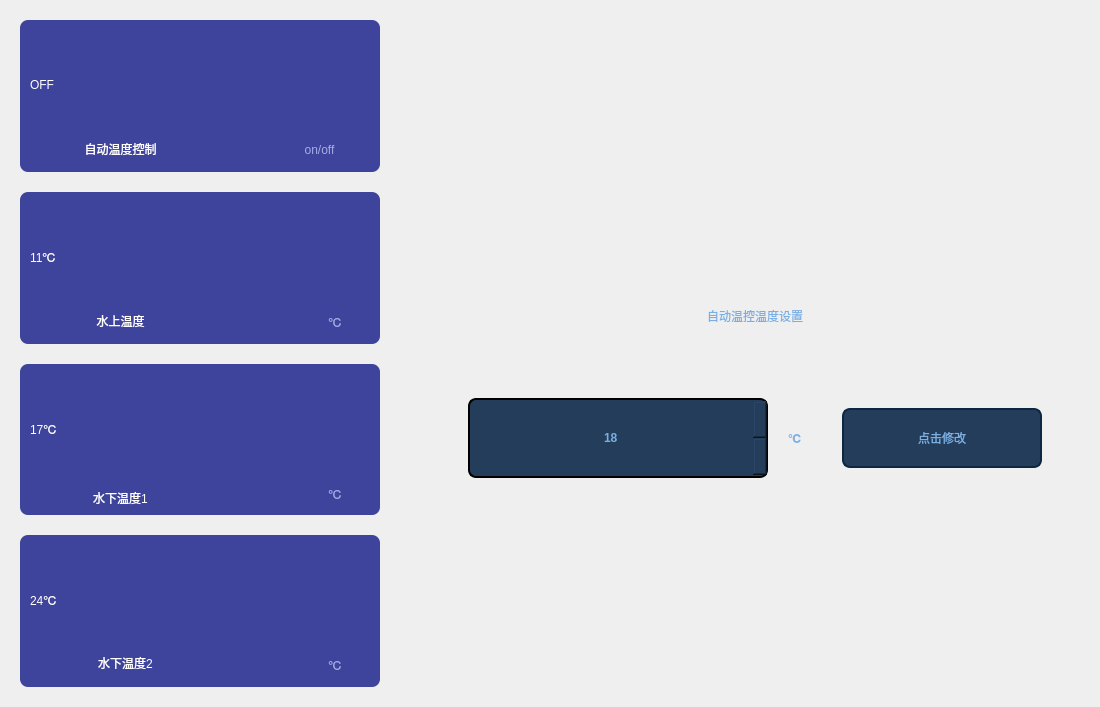
                   <widget class="QWidget" name="WDpage">
                    <layout class="QHBoxLayout" name="horizontalLayout_18">
                     <property name="spacing">
                      <number>10</number>
                     </property>
                     <property name="leftMargin">
                      <number>0</number>
                     </property>
                     <property name="topMargin">
                      <number>0</number>
                     </property>
                     <property name="rightMargin">
                      <number>0</number>
                     </property>
                     <property name="bottomMargin">
                      <number>0</number>
                     </property>
                     <item>
                      <widget class="QWidget" name="WDleftWidget" native="true">
                       <property name="minimumSize">
                        <size>
                         <width>400</width>
                         <height>0</height>
                        </size>
                       </property>
                       <property name="maximumSize">
                        <size>
                         <width>400</width>
                         <height>16777215</height>
                        </size>
                       </property>
                       <layout class="QVBoxLayout" name="verticalLayout_19">
                        <property name="spacing">
                         <number>20</number>
                        </property>
                        <property name="leftMargin">
                         <number>20</number>
                        </property>
                        <property name="topMargin">
                         <number>20</number>
                        </property>
                        <property name="rightMargin">
                         <number>20</number>
                        </property>
                        <property name="bottomMargin">
                         <number>20</number>
                        </property>
                        <item>
                         <widget class="QWidget" name="tempAutoWidget" native="true">
                          <property name="minimumSize">
                           <size>
                            <width>360</width>
                            <height>150</height>
                           </size>
                          </property>
                          <property name="styleSheet">
                           <string notr="true">QWidget
{
background-color: rgb(62,67,156);
border-radius:8px;
}</string>
                          </property>
                          <widget class="QLabel" name="tempAutoName">
                           <property name="geometry">
                            <rect>
                             <x>10</x>
                             <y>108</y>
                             <width>181</width>
                             <height>41</height>
                            </rect>
                           </property>
                           <property name="autoFillBackground">
                            <bool>false</bool>
                           </property>
                           <property name="styleSheet">
                            <string notr="true">QLabel
{
font: 15pt &quot;楷体&quot; ;
color:white;
}
</string>
                           </property>
                           <property name="text">
                            <string>自动温度控制</string>
                           </property>
                           <property name="alignment">
                            <set>Qt::AlignCenter</set>
                           </property>
                          </widget>
                          <widget class="QLabel" name="tempAutoValue">
                           <property name="geometry">
                            <rect>
                             <x>10</x>
                             <y>20</y>
                             <width>301</width>
                             <height>90</height>
                            </rect>
                           </property>
                           <property name="styleSheet">
                            <string notr="true">QLabel
{
font: 40pt &quot;楷体&quot;;
color: rgb(255, 255, 255);
}</string>
                           </property>
                           <property name="text">
                            <string>OFF</string>
                           </property>
                           <property name="alignment">
                            <set>Qt::AlignLeading|Qt::AlignLeft|Qt::AlignVCenter</set>
                           </property>
                          </widget>
                          <widget class="QLabel" name="tempAutoUnit">
                           <property name="geometry">
                            <rect>
                             <x>249</x>
                             <y>110</y>
                             <width>101</width>
                             <height>40</height>
                            </rect>
                           </property>
                           <property name="styleSheet">
                            <string notr="true">QLabel
{
font: 16pt &quot;楷体&quot;;
color: rgb(166,173,232);
}</string>
                           </property>
                           <property name="text">
                            <string>on/off</string>
                           </property>
                           <property name="alignment">
                            <set>Qt::AlignCenter</set>
                           </property>
                          </widget>
                         </widget>
                        </item>
                        <item>
                         <widget class="QWidget" name="tempWidget" native="true">
                          <property name="minimumSize">
                           <size>
                            <width>360</width>
                            <height>150</height>
                           </size>
                          </property>
                          <property name="styleSheet">
                           <string notr="true">#tempWidget
{
background-color: rgb(62,67,156);
border-radius:8px;
}</string>
                          </property>
                          <widget class="QLabel" name="tempName">
                           <property name="geometry">
                            <rect>
                             <x>10</x>
                             <y>108</y>
                             <width>181</width>
                             <height>41</height>
                            </rect>
                           </property>
                           <property name="autoFillBackground">
                            <bool>false</bool>
                           </property>
                           <property name="styleSheet">
                            <string notr="true">#tempName
{
font: 15pt &quot;楷体&quot; ;
color:white;
}
</string>
                           </property>
                           <property name="text">
                            <string>水上温度</string>
                           </property>
                           <property name="alignment">
                            <set>Qt::AlignCenter</set>
                           </property>
                          </widget>
                          <widget class="QLabel" name="tempValue">
                           <property name="geometry">
                            <rect>
                             <x>10</x>
                             <y>20</y>
                             <width>321</width>
                             <height>90</height>
                            </rect>
                           </property>
                           <property name="styleSheet">
                            <string notr="true">#tempValue
{
font: 40pt &quot;楷体&quot;;
color: rgb(255, 255, 255);
}</string>
                           </property>
                           <property name="text">
                            <string>11℃</string>
                           </property>
                           <property name="alignment">
                            <set>Qt::AlignLeading|Qt::AlignLeft|Qt::AlignVCenter</set>
                           </property>
                          </widget>
                          <widget class="QLabel" name="tempUnit">
                           <property name="geometry">
                            <rect>
                             <x>290</x>
                             <y>110</y>
                             <width>51</width>
                             <height>40</height>
                            </rect>
                           </property>
                           <property name="styleSheet">
                            <string notr="true">#tempUnit
{
font: 16pt &quot;楷体&quot;;
color: rgb(166,173,232);
}</string>
                           </property>
                           <property name="text">
                            <string>℃</string>
                           </property>
                           <property name="alignment">
                            <set>Qt::AlignCenter</set>
                           </property>
                          </widget>
                         </widget>
                        </item>
                        <item>
                         <widget class="QWidget" name="tempWidget_2" native="true">
                          <property name="minimumSize">
                           <size>
                            <width>360</width>
                            <height>150</height>
                           </size>
                          </property>
                          <property name="styleSheet">
                           <string notr="true">QWidget
{
background-color: rgb(62,67,156);
border-radius:8px;
}</string>
                          </property>
                          <widget class="QLabel" name="tempName_2">
                           <property name="geometry">
                            <rect>
                             <x>10</x>
                             <y>108</y>
                             <width>181</width>
                             <height>51</height>
                            </rect>
                           </property>
                           <property name="autoFillBackground">
                            <bool>false</bool>
                           </property>
                           <property name="styleSheet">
                            <string notr="true">QLabel
{
font: 15pt &quot;楷体&quot; ;
color:white;
}
</string>
                           </property>
                           <property name="text">
                            <string>水下温度1</string>
                           </property>
                           <property name="alignment">
                            <set>Qt::AlignCenter</set>
                           </property>
                          </widget>
                          <widget class="QLabel" name="tempValue_2">
                           <property name="geometry">
                            <rect>
                             <x>10</x>
                             <y>20</y>
                             <width>311</width>
                             <height>90</height>
                            </rect>
                           </property>
                           <property name="styleSheet">
                            <string notr="true">QLabel
{
font: 40pt &quot;楷体&quot;;
color: rgb(255, 255, 255);
}</string>
                           </property>
                           <property name="text">
                            <string>17℃</string>
                           </property>
                           <property name="alignment">
                            <set>Qt::AlignLeading|Qt::AlignLeft|Qt::AlignVCenter</set>
                           </property>
                          </widget>
                          <widget class="QLabel" name="tempUnit_2">
                           <property name="geometry">
                            <rect>
                             <x>290</x>
                             <y>110</y>
                             <width>51</width>
                             <height>40</height>
                            </rect>
                           </property>
                           <property name="styleSheet">
                            <string notr="true">QLabel
{
font: 16pt &quot;楷体&quot;;
color: rgb(166,173,232);
}</string>
                           </property>
                           <property name="text">
                            <string>℃</string>
                           </property>
                           <property name="alignment">
                            <set>Qt::AlignCenter</set>
                           </property>
                          </widget>
                         </widget>
                        </item>
                        <item>
                         <widget class="QWidget" name="tempWidget_3" native="true">
                          <property name="minimumSize">
                           <size>
                            <width>360</width>
                            <height>150</height>
                           </size>
                          </property>
                          <property name="styleSheet">
                           <string notr="true">QWidget
{
background-color: rgb(62,67,156);
border-radius:8px;
}</string>
                          </property>
                          <widget class="QLabel" name="tempName_4">
                           <property name="geometry">
                            <rect>
                             <x>10</x>
                             <y>108</y>
                             <width>191</width>
                             <height>40</height>
                            </rect>
                           </property>
                           <property name="autoFillBackground">
                            <bool>false</bool>
                           </property>
                           <property name="styleSheet">
                            <string notr="true">QLabel
{
font: 15pt &quot;楷体&quot; ;
color:white;
}
</string>
                           </property>
                           <property name="text">
                            <string>水下温度2</string>
                           </property>
                           <property name="alignment">
                            <set>Qt::AlignCenter</set>
                           </property>
                          </widget>
                          <widget class="QLabel" name="tempValue_4">
                           <property name="geometry">
                            <rect>
                             <x>10</x>
                             <y>20</y>
                             <width>301</width>
                             <height>90</height>
                            </rect>
                           </property>
                           <property name="styleSheet">
                            <string notr="true">QLabel
{
font: 40pt &quot;楷体&quot;;
color: rgb(255, 255, 255);
}</string>
                           </property>
                           <property name="text">
                            <string>24℃</string>
                           </property>
                           <property name="alignment">
                            <set>Qt::AlignLeading|Qt::AlignLeft|Qt::AlignVCenter</set>
                           </property>
                          </widget>
                          <widget class="QLabel" name="tempUnit_4">
                           <property name="geometry">
                            <rect>
                             <x>290</x>
                             <y>110</y>
                             <width>51</width>
                             <height>40</height>
                            </rect>
                           </property>
                           <property name="styleSheet">
                            <string notr="true">QLabel
{
font: 16pt &quot;楷体&quot;;
color: rgb(166,173,232);
}</string>
                           </property>
                           <property name="text">
                            <string>℃</string>
                           </property>
                           <property name="alignment">
                            <set>Qt::AlignCenter</set>
                           </property>
                          </widget>
                         </widget>
                        </item>
                       </layout>
                      </widget>
                     </item>
                     <item>
                      <widget class="QWidget" name="WDrightWidget" native="true">
                       <layout class="QVBoxLayout" name="verticalLayout_20">
                        <item>
                         <widget class="QWidget" name="widget_8" native="true">
                          <property name="minimumSize">
                           <size>
                            <width>0</width>
                            <height>150</height>
                           </size>
                          </property>
                          <property name="maximumSize">
                           <size>
                            <width>16777215</width>
                            <height>150</height>
                           </size>
                          </property>
                          <layout class="QHBoxLayout" name="horizontalLayout_19">
                           <property name="spacing">
                            <number>0</number>
                           </property>
                           <property name="leftMargin">
                            <number>0</number>
                           </property>
                           <property name="topMargin">
                            <number>30</number>
                           </property>
                           <property name="rightMargin">
                            <number>0</number>
                           </property>
                           <property name="bottomMargin">
                            <number>0</number>
                           </property>
                           <item>
                            <spacer name="horizontalSpacer_31">
                             <property name="orientation">
                              <enum>Qt::Horizontal</enum>
                             </property>
                             <property name="sizeHint" stdset="0">
                              <size>
                               <width>159</width>
                               <height>20</height>
                              </size>
                             </property>
                            </spacer>
                           </item>
                           <item>
                            <widget class="SlideButtonLib" name="btn_TempAuto" native="true">
                             <property name="minimumSize">
                              <size>
                               <width>300</width>
                               <height>100</height>
                              </size>
                             </property>
                             <property name="maximumSize">
                              <size>
                               <width>300</width>
                               <height>100</height>
                              </size>
                             </property>
                             <property name="styleSheet">
                              <string notr="true">QWidget
{
color: rgb(122, 175, 227);
font-weight:bold;
}</string>
                             </property>
                            </widget>
                           </item>
                           <item>
                            <spacer name="horizontalSpacer_32">
                             <property name="orientation">
                              <enum>Qt::Horizontal</enum>
                             </property>
                             <property name="sizeHint" stdset="0">
                              <size>
                               <width>159</width>
                               <height>20</height>
                              </size>
                             </property>
                            </spacer>
                           </item>
                          </layout>
                         </widget>
                        </item>
                        <item>
                         <spacer name="verticalSpacer">
                          <property name="orientation">
                           <enum>Qt::Vertical</enum>
                          </property>
                          <property name="sizeHint" stdset="0">
                           <size>
                            <width>20</width>
                            <height>117</height>
                           </size>
                          </property>
                         </spacer>
                        </item>
                        <item>
                         <widget class="QWidget" name="widget_9" native="true">
                          <property name="minimumSize">
                           <size>
                            <width>0</width>
                            <height>300</height>
                           </size>
                          </property>
                          <property name="maximumSize">
                           <size>
                            <width>16777215</width>
                            <height>300</height>
                           </size>
                          </property>
                          <property name="styleSheet">
                           <string notr="true">QLabel
{
font: 13pt &quot;楷体&quot;;
color: rgb(122, 175, 227);
}</string>
                          </property>
                          <layout class="QVBoxLayout" name="verticalLayout_21">
                           <item>
                            <widget class="QLabel" name="label_9">
                             <property name="minimumSize">
                              <size>
                               <width>0</width>
                               <height>50</height>
                              </size>
                             </property>
                             <property name="styleSheet">
                              <string notr="true">font: 18pt &quot;楷体&quot;;</string>
                             </property>
                             <property name="text">
                              <string>自动温控温度设置</string>
                             </property>
                             <property name="alignment">
                              <set>Qt::AlignCenter</set>
                             </property>
                            </widget>
                           </item>
                           <item>
                            <spacer name="verticalSpacer_3">
                             <property name="orientation">
                              <enum>Qt::Vertical</enum>
                             </property>
                             <property name="sizeHint" stdset="0">
                              <size>
                               <width>20</width>
                               <height>36</height>
                              </size>
                             </property>
                            </spacer>
                           </item>
                           <item>
                            <widget class="QWidget" name="widget_10" native="true">
                             <layout class="QHBoxLayout" name="horizontalLayout_20">
                              <property name="spacing">
                               <number>0</number>
                              </property>
                              <property name="leftMargin">
                               <number>0</number>
                              </property>
                              <property name="topMargin">
                               <number>0</number>
                              </property>
                              <property name="rightMargin">
                               <number>0</number>
                              </property>
                              <property name="bottomMargin">
                               <number>0</number>
                              </property>
                              <item>
                               <spacer name="horizontalSpacer_35">
                                <property name="orientation">
                                 <enum>Qt::Horizontal</enum>
                                </property>
                                <property name="sizeHint" stdset="0">
                                 <size>
                                  <width>40</width>
                                  <height>20</height>
                                 </size>
                                </property>
                               </spacer>
                              </item>
                              <item>
                               <widget class="QSpinBox" name="TWKZ_TWnumValue_2">
                                <property name="minimumSize">
                                 <size>
                                  <width>300</width>
                                  <height>80</height>
                                 </size>
                                </property>
                                <property name="maximumSize">
                                 <size>
                                  <width>300</width>
                                  <height>16777215</height>
                                 </size>
                                </property>
                                <property name="styleSheet">
                                 <string notr="true">QSpinBox
{	
border-radius:8px;
border:2px solid;
font: 40pt &quot;楷体&quot;;
font-weight:bold;
color: rgb(122, 175, 227);
background-color: rgb(36, 61, 91);
}
QSpinBox::up-button {
	border-image: url(:/ptr/upJT.png);/*自定义图片填充*/
	width: 18px;/*设置该图标的宽高*/
	height: 18px;
}
QSpinBox::down-button {
	border-image: url(:/ptr/downJT.png);/*自定义图片填充*/
	width: 18px;/*设置该图标的宽高*/
	height: 18px;
}
</string>
                                </property>
                                <property name="alignment">
                                 <set>Qt::AlignCenter</set>
                                </property>
                                <property name="minimum">
                                 <number>1</number>
                                </property>
                                <property name="maximum">
                                 <number>50</number>
                                </property>
                                <property name="value">
                                 <number>18</number>
                                </property>
                               </widget>
                              </item>
                              <item>
                               <spacer name="horizontalSpacer_37">
                                <property name="orientation">
                                 <enum>Qt::Horizontal</enum>
                                </property>
                                <property name="sizeType">
                                 <enum>QSizePolicy::Maximum</enum>
                                </property>
                                <property name="sizeHint" stdset="0">
                                 <size>
                                  <width>20</width>
                                  <height>20</height>
                                 </size>
                                </property>
                               </spacer>
                              </item>
                              <item>
                               <widget class="QLabel" name="label_10">
                                <property name="maximumSize">
                                 <size>
                                  <width>50</width>
                                  <height>16777215</height>
                                 </size>
                                </property>
                                <property name="styleSheet">
                                 <string notr="true">font-weight:bold;</string>
                                </property>
                                <property name="text">
                                 <string>℃</string>
                                </property>
                               </widget>
                              </item>
                              <item>
                               <spacer name="horizontalSpacer_46">
                                <property name="orientation">
                                 <enum>Qt::Horizontal</enum>
                                </property>
                                <property name="sizeType">
                                 <enum>QSizePolicy::Minimum</enum>
                                </property>
                                <property name="sizeHint" stdset="0">
                                 <size>
                                  <width>40</width>
                                  <height>20</height>
                                 </size>
                                </property>
                               </spacer>
                              </item>
                              <item>
                               <widget class="QPushButton" name="TWKZ_btnTWnum_2">
                                <property name="minimumSize">
                                 <size>
                                  <width>200</width>
                                  <height>60</height>
                                 </size>
                                </property>
                                <property name="maximumSize">
                                 <size>
                                  <width>200</width>
                                  <height>60</height>
                                 </size>
                                </property>
                                <property name="styleSheet">
                                 <string notr="true">QPushButton
{
background-color: rgb(36,61,91);
color: rgb(122, 175, 227);
font: 14pt &quot;楷体&quot;;
border-radius:8px;
border:2px solid rgb(13,39,67);
}
QPushButton:hover
{
border:2px solid rgb(122, 175, 227);
font: 16pt &quot;楷体&quot;;
}</string>
                                </property>
                                <property name="text">
                                 <string>点击修改</string>
                                </property>
                               </widget>
                              </item>
                              <item>
                               <spacer name="horizontalSpacer_36">
                                <property name="orientation">
                                 <enum>Qt::Horizontal</enum>
                                </property>
                                <property name="sizeHint" stdset="0">
                                 <size>
                                  <width>40</width>
                                  <height>20</height>
                                 </size>
                                </property>
                               </spacer>
                              </item>
                             </layout>
                            </widget>
                           </item>
                           <item>
                            <spacer name="verticalSpacer_4">
                             <property name="orientation">
                              <enum>Qt::Vertical</enum>
                             </property>
                             <property name="sizeHint" stdset="0">
                              <size>
                               <width>20</width>
                               <height>36</height>
                              </size>
                             </property>
                            </spacer>
                           </item>
                           <item>
                            <widget class="QWidget" name="widget_11" native="true">
                             <layout class="QHBoxLayout" name="horizontalLayout_21">
                              <item>
                               <spacer name="horizontalSpacer_33">
                                <property name="orientation">
                                 <enum>Qt::Horizontal</enum>
                                </property>
                                <property name="sizeHint" stdset="0">
                                 <size>
                                  <width>157</width>
                                  <height>20</height>
                                 </size>
                                </property>
                               </spacer>
                              </item>
                              <item>
                               <spacer name="horizontalSpacer_34">
                                <property name="orientation">
                                 <enum>Qt::Horizontal</enum>
                                </property>
                                <property name="sizeHint" stdset="0">
                                 <size>
                                  <width>156</width>
                                  <height>20</height>
                                 </size>
                                </property>
                               </spacer>
                              </item>
                             </layout>
                            </widget>
                           </item>
                          </layout>
                         </widget>
                        </item>
                        <item>
                         <spacer name="verticalSpacer_2">
                          <property name="orientation">
                           <enum>Qt::Vertical</enum>
                          </property>
                          <property name="sizeHint" stdset="0">
                           <size>
                            <width>20</width>
                            <height>116</height>
                           </size>
                          </property>
                         </spacer>
                        </item>
                       </layout>
                      </widget>
                     </item>
                    </layout>
                   </widget>
